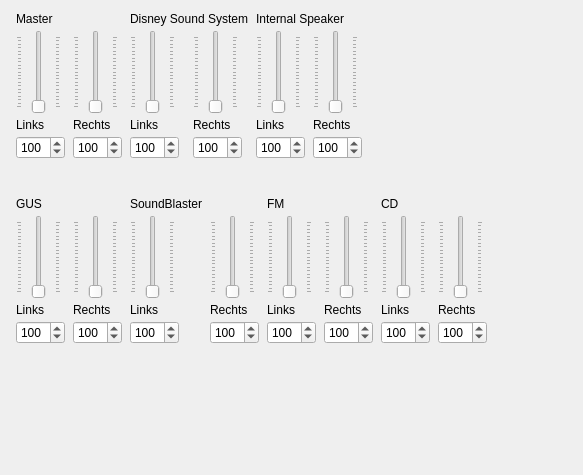
<?xml version="1.0" encoding="UTF-8"?>
<ui version="4.0">
  <class>ModernProfileEditorVolumeFrame</class>
  <widget class="QWidget" name="ModernProfileEditorVolumeFrame">
    <property name="geometry"><rect><x>0</x><y>0</y><width>583</width><height>475</height></rect></property>
    <property name="vclDesignWidth" stdset="0"><number>583</number></property>
    <property name="vclDesignHeight" stdset="0"><number>475</number></property>
    <layout class="QVBoxLayout" name="ModernProfileEditorVolumeFrame_Layout" stretch="0,0,0,1">
      <property name="leftMargin"><number>16</number></property>
      <property name="topMargin"><number>12</number></property>
      <property name="rightMargin"><number>4</number></property>
      <property name="bottomMargin"><number>8</number></property>
      <property name="spacing"><number>0</number></property>
      <item>
        <layout class="QGridLayout" name="ModernProfileEditorVolumeFrame_Section1" columnstretch="0,0,0,0,0,0,1">
          <property name="leftMargin"><number>0</number></property>
          <property name="topMargin"><number>0</number></property>
          <property name="rightMargin"><number>0</number></property>
          <property name="bottomMargin"><number>0</number></property>
          <property name="horizontalSpacing"><number>8</number></property>
          <property name="verticalSpacing"><number>4</number></property>
          <item row="0" column="0">
            <widget class="QLabel" name="SoundVolumeMasterLabel">
              <property name="text"><string>Master</string></property>
              <property name="textFormat"><enum>Qt::PlainText</enum></property>
              <property name="alignment"><set>Qt::AlignLeft|Qt::AlignTop</set></property>
            </widget>
          </item>
          <item row="0" column="2" colspan="2">
            <widget class="QLabel" name="SoundVolumeDisneyLabel">
              <property name="text"><string>Disney Sound System</string></property>
              <property name="textFormat"><enum>Qt::PlainText</enum></property>
              <property name="alignment"><set>Qt::AlignLeft|Qt::AlignTop</set></property>
            </widget>
          </item>
          <item row="0" column="4" colspan="3">
            <widget class="QLabel" name="SoundVolumeSpeakerLabel">
              <property name="text"><string>Internal Speaker</string></property>
              <property name="textFormat"><enum>Qt::PlainText</enum></property>
              <property name="alignment"><set>Qt::AlignLeft|Qt::AlignTop</set></property>
            </widget>
          </item>
          <item row="1" column="0" alignment="Qt::AlignLeft">
            <widget class="QSlider" name="SoundVolumeMasterLeftTrackBar">
              <property name="orientation"><enum>Qt::Vertical</enum></property>
              <property name="minimum"><number>0</number></property>
              <property name="maximum"><number>200</number></property>
              <property name="pageStep"><number>5</number></property>
              <property name="tickInterval"><number>10</number></property>
              <property name="tickPosition"><enum>QSlider::TicksBothSides</enum></property>
              <property name="minimumSize"><size><width>45</width><height>0</height></size></property>
            </widget>
          </item>
          <item row="1" column="1" alignment="Qt::AlignLeft">
            <widget class="QSlider" name="SoundVolumeMasterRightTrackBar">
              <property name="orientation"><enum>Qt::Vertical</enum></property>
              <property name="minimum"><number>0</number></property>
              <property name="maximum"><number>200</number></property>
              <property name="pageStep"><number>5</number></property>
              <property name="tickInterval"><number>10</number></property>
              <property name="tickPosition"><enum>QSlider::TicksBothSides</enum></property>
              <property name="minimumSize"><size><width>45</width><height>0</height></size></property>
            </widget>
          </item>
          <item row="1" column="2" alignment="Qt::AlignLeft">
            <widget class="QSlider" name="SoundVolumeDisneyLeftTrackBar">
              <property name="orientation"><enum>Qt::Vertical</enum></property>
              <property name="minimum"><number>0</number></property>
              <property name="maximum"><number>200</number></property>
              <property name="pageStep"><number>5</number></property>
              <property name="tickInterval"><number>10</number></property>
              <property name="tickPosition"><enum>QSlider::TicksBothSides</enum></property>
              <property name="minimumSize"><size><width>45</width><height>0</height></size></property>
            </widget>
          </item>
          <item row="1" column="3" alignment="Qt::AlignLeft">
            <widget class="QSlider" name="SoundVolumeDisneyRightTrackBar">
              <property name="orientation"><enum>Qt::Vertical</enum></property>
              <property name="minimum"><number>0</number></property>
              <property name="maximum"><number>200</number></property>
              <property name="pageStep"><number>5</number></property>
              <property name="tickInterval"><number>10</number></property>
              <property name="tickPosition"><enum>QSlider::TicksBothSides</enum></property>
              <property name="minimumSize"><size><width>45</width><height>0</height></size></property>
            </widget>
          </item>
          <item row="1" column="4" alignment="Qt::AlignLeft">
            <widget class="QSlider" name="SoundVolumeSpeakerLeftTrackBar">
              <property name="orientation"><enum>Qt::Vertical</enum></property>
              <property name="minimum"><number>0</number></property>
              <property name="maximum"><number>200</number></property>
              <property name="pageStep"><number>5</number></property>
              <property name="tickInterval"><number>10</number></property>
              <property name="tickPosition"><enum>QSlider::TicksBothSides</enum></property>
              <property name="minimumSize"><size><width>45</width><height>0</height></size></property>
            </widget>
          </item>
          <item row="1" column="5" alignment="Qt::AlignLeft">
            <widget class="QSlider" name="SoundVolumeSpeakerRightTrackBar">
              <property name="orientation"><enum>Qt::Vertical</enum></property>
              <property name="minimum"><number>0</number></property>
              <property name="maximum"><number>200</number></property>
              <property name="pageStep"><number>5</number></property>
              <property name="tickInterval"><number>10</number></property>
              <property name="tickPosition"><enum>QSlider::TicksBothSides</enum></property>
              <property name="minimumSize"><size><width>45</width><height>0</height></size></property>
            </widget>
          </item>
          <item row="2" column="0">
            <widget class="QLabel" name="SoundVolumeLeftLabel1">
              <property name="text"><string>Links</string></property>
              <property name="textFormat"><enum>Qt::PlainText</enum></property>
              <property name="alignment"><set>Qt::AlignLeft|Qt::AlignTop</set></property>
            </widget>
          </item>
          <item row="2" column="1">
            <widget class="QLabel" name="SoundVolumeRightLabel1">
              <property name="text"><string>Rechts</string></property>
              <property name="textFormat"><enum>Qt::PlainText</enum></property>
              <property name="alignment"><set>Qt::AlignLeft|Qt::AlignTop</set></property>
            </widget>
          </item>
          <item row="2" column="2">
            <widget class="QLabel" name="SoundVolumeLeftLabel2">
              <property name="text"><string>Links</string></property>
              <property name="textFormat"><enum>Qt::PlainText</enum></property>
              <property name="alignment"><set>Qt::AlignLeft|Qt::AlignTop</set></property>
            </widget>
          </item>
          <item row="2" column="3">
            <widget class="QLabel" name="SoundVolumeRightLabel2">
              <property name="text"><string>Rechts</string></property>
              <property name="textFormat"><enum>Qt::PlainText</enum></property>
              <property name="alignment"><set>Qt::AlignLeft|Qt::AlignTop</set></property>
            </widget>
          </item>
          <item row="2" column="4">
            <widget class="QLabel" name="SoundVolumeLeftLabel3">
              <property name="text"><string>Links</string></property>
              <property name="textFormat"><enum>Qt::PlainText</enum></property>
              <property name="alignment"><set>Qt::AlignLeft|Qt::AlignTop</set></property>
            </widget>
          </item>
          <item row="2" column="5" colspan="2">
            <widget class="QLabel" name="SoundVolumeRightLabel3">
              <property name="text"><string>Rechts</string></property>
              <property name="textFormat"><enum>Qt::PlainText</enum></property>
              <property name="alignment"><set>Qt::AlignLeft|Qt::AlignTop</set></property>
            </widget>
          </item>
          <item row="3" column="0" alignment="Qt::AlignLeft">
            <widget class="QSpinBox" name="SoundVolumeMasterLeftEdit">
              <property name="minimum"><number>0</number></property>
              <property name="maximum"><number>200</number></property>
              <property name="value"><number>100</number></property>
              <property name="minimumSize"><size><width>49</width><height>0</height></size></property>
            </widget>
          </item>
          <item row="3" column="1" alignment="Qt::AlignLeft">
            <widget class="QSpinBox" name="SoundVolumeMasterRightEdit">
              <property name="minimum"><number>0</number></property>
              <property name="maximum"><number>200</number></property>
              <property name="value"><number>100</number></property>
              <property name="minimumSize"><size><width>49</width><height>0</height></size></property>
            </widget>
          </item>
          <item row="3" column="2" alignment="Qt::AlignLeft">
            <widget class="QSpinBox" name="SoundVolumeDisneyLeftEdit">
              <property name="minimum"><number>0</number></property>
              <property name="maximum"><number>200</number></property>
              <property name="value"><number>100</number></property>
              <property name="minimumSize"><size><width>49</width><height>0</height></size></property>
            </widget>
          </item>
          <item row="3" column="3" alignment="Qt::AlignLeft">
            <widget class="QSpinBox" name="SoundVolumeDisneyRightEdit">
              <property name="minimum"><number>0</number></property>
              <property name="maximum"><number>200</number></property>
              <property name="value"><number>100</number></property>
              <property name="minimumSize"><size><width>49</width><height>0</height></size></property>
            </widget>
          </item>
          <item row="3" column="4" alignment="Qt::AlignLeft">
            <widget class="QSpinBox" name="SoundVolumeSpeakerLeftEdit">
              <property name="minimum"><number>0</number></property>
              <property name="maximum"><number>200</number></property>
              <property name="value"><number>100</number></property>
              <property name="minimumSize"><size><width>49</width><height>0</height></size></property>
            </widget>
          </item>
          <item row="3" column="5" alignment="Qt::AlignLeft">
            <widget class="QSpinBox" name="SoundVolumeSpeakerRightEdit">
              <property name="minimum"><number>0</number></property>
              <property name="maximum"><number>200</number></property>
              <property name="value"><number>100</number></property>
              <property name="minimumSize"><size><width>49</width><height>0</height></size></property>
            </widget>
          </item>
          <item row="0" column="6">
            <spacer name="ModernProfileEditorVolumeFrame_Section1_HFill">
              <property name="orientation"><enum>Qt::Horizontal</enum></property>
              <property name="sizeHint" stdset="0"><size><width>0</width><height>0</height></size></property>
            </spacer>
          </item>
        </layout>
      </item>
      <item>
        <spacer name="ModernProfileEditorVolumeFrame_Gap1">
          <property name="orientation"><enum>Qt::Vertical</enum></property>
          <property name="sizeType"><enum>QSizePolicy::Fixed</enum></property>
          <property name="sizeHint" stdset="0"><size><width>0</width><height>38</height></size></property>
        </spacer>
      </item>
      <item>
        <layout class="QGridLayout" name="ModernProfileEditorVolumeFrame_Section2" columnstretch="0,0,0,0,0,0,0,0,1">
          <property name="leftMargin"><number>0</number></property>
          <property name="topMargin"><number>0</number></property>
          <property name="rightMargin"><number>0</number></property>
          <property name="bottomMargin"><number>0</number></property>
          <property name="horizontalSpacing"><number>8</number></property>
          <property name="verticalSpacing"><number>4</number></property>
          <item row="0" column="0">
            <widget class="QLabel" name="SoundVolumeGUSLabel">
              <property name="text"><string>GUS</string></property>
              <property name="textFormat"><enum>Qt::PlainText</enum></property>
              <property name="alignment"><set>Qt::AlignLeft|Qt::AlignTop</set></property>
            </widget>
          </item>
          <item row="0" column="2">
            <widget class="QLabel" name="SoundVolumeSBLabel">
              <property name="text"><string>SoundBlaster</string></property>
              <property name="textFormat"><enum>Qt::PlainText</enum></property>
              <property name="alignment"><set>Qt::AlignLeft|Qt::AlignTop</set></property>
            </widget>
          </item>
          <item row="0" column="4">
            <widget class="QLabel" name="SoundVolumeFMLabel">
              <property name="text"><string>FM</string></property>
              <property name="textFormat"><enum>Qt::PlainText</enum></property>
              <property name="alignment"><set>Qt::AlignLeft|Qt::AlignTop</set></property>
            </widget>
          </item>
          <item row="0" column="6" colspan="3">
            <widget class="QLabel" name="SoundVolumeCDLabel">
              <property name="text"><string>CD</string></property>
              <property name="textFormat"><enum>Qt::PlainText</enum></property>
              <property name="alignment"><set>Qt::AlignLeft|Qt::AlignTop</set></property>
            </widget>
          </item>
          <item row="1" column="0" alignment="Qt::AlignLeft">
            <widget class="QSlider" name="SoundVolumeGUSLeftTrackBar">
              <property name="orientation"><enum>Qt::Vertical</enum></property>
              <property name="minimum"><number>0</number></property>
              <property name="maximum"><number>200</number></property>
              <property name="pageStep"><number>5</number></property>
              <property name="tickInterval"><number>10</number></property>
              <property name="tickPosition"><enum>QSlider::TicksBothSides</enum></property>
              <property name="minimumSize"><size><width>45</width><height>0</height></size></property>
            </widget>
          </item>
          <item row="1" column="1" alignment="Qt::AlignLeft">
            <widget class="QSlider" name="SoundVolumeGUSRightTrackBar">
              <property name="orientation"><enum>Qt::Vertical</enum></property>
              <property name="minimum"><number>0</number></property>
              <property name="maximum"><number>200</number></property>
              <property name="pageStep"><number>5</number></property>
              <property name="tickInterval"><number>10</number></property>
              <property name="tickPosition"><enum>QSlider::TicksBothSides</enum></property>
              <property name="minimumSize"><size><width>45</width><height>0</height></size></property>
            </widget>
          </item>
          <item row="1" column="2" alignment="Qt::AlignLeft">
            <widget class="QSlider" name="SoundVolumeSBLeftTrackBar">
              <property name="orientation"><enum>Qt::Vertical</enum></property>
              <property name="minimum"><number>0</number></property>
              <property name="maximum"><number>200</number></property>
              <property name="pageStep"><number>5</number></property>
              <property name="tickInterval"><number>10</number></property>
              <property name="tickPosition"><enum>QSlider::TicksBothSides</enum></property>
              <property name="minimumSize"><size><width>45</width><height>0</height></size></property>
            </widget>
          </item>
          <item row="1" column="3" alignment="Qt::AlignLeft">
            <widget class="QSlider" name="SoundVolumeSBRightTrackBar">
              <property name="orientation"><enum>Qt::Vertical</enum></property>
              <property name="minimum"><number>0</number></property>
              <property name="maximum"><number>200</number></property>
              <property name="pageStep"><number>5</number></property>
              <property name="tickInterval"><number>10</number></property>
              <property name="tickPosition"><enum>QSlider::TicksBothSides</enum></property>
              <property name="minimumSize"><size><width>45</width><height>0</height></size></property>
            </widget>
          </item>
          <item row="1" column="4" alignment="Qt::AlignLeft">
            <widget class="QSlider" name="SoundVolumeFMLeftTrackBar">
              <property name="orientation"><enum>Qt::Vertical</enum></property>
              <property name="minimum"><number>0</number></property>
              <property name="maximum"><number>200</number></property>
              <property name="pageStep"><number>5</number></property>
              <property name="tickInterval"><number>10</number></property>
              <property name="tickPosition"><enum>QSlider::TicksBothSides</enum></property>
              <property name="minimumSize"><size><width>45</width><height>0</height></size></property>
            </widget>
          </item>
          <item row="1" column="5" alignment="Qt::AlignLeft">
            <widget class="QSlider" name="SoundVolumeFMRightTrackBar">
              <property name="orientation"><enum>Qt::Vertical</enum></property>
              <property name="minimum"><number>0</number></property>
              <property name="maximum"><number>200</number></property>
              <property name="pageStep"><number>5</number></property>
              <property name="tickInterval"><number>10</number></property>
              <property name="tickPosition"><enum>QSlider::TicksBothSides</enum></property>
              <property name="minimumSize"><size><width>45</width><height>0</height></size></property>
            </widget>
          </item>
          <item row="1" column="6" alignment="Qt::AlignLeft">
            <widget class="QSlider" name="SoundVolumeCDLeftTrackBar">
              <property name="orientation"><enum>Qt::Vertical</enum></property>
              <property name="minimum"><number>0</number></property>
              <property name="maximum"><number>200</number></property>
              <property name="pageStep"><number>5</number></property>
              <property name="tickInterval"><number>10</number></property>
              <property name="tickPosition"><enum>QSlider::TicksBothSides</enum></property>
              <property name="minimumSize"><size><width>45</width><height>0</height></size></property>
            </widget>
          </item>
          <item row="1" column="7" alignment="Qt::AlignLeft">
            <widget class="QSlider" name="SoundVolumeCDRightTrackBar">
              <property name="orientation"><enum>Qt::Vertical</enum></property>
              <property name="minimum"><number>0</number></property>
              <property name="maximum"><number>200</number></property>
              <property name="pageStep"><number>5</number></property>
              <property name="tickInterval"><number>10</number></property>
              <property name="tickPosition"><enum>QSlider::TicksBothSides</enum></property>
              <property name="minimumSize"><size><width>45</width><height>0</height></size></property>
            </widget>
          </item>
          <item row="2" column="0">
            <widget class="QLabel" name="SoundVolumeLeftLabel4">
              <property name="text"><string>Links</string></property>
              <property name="textFormat"><enum>Qt::PlainText</enum></property>
              <property name="alignment"><set>Qt::AlignLeft|Qt::AlignTop</set></property>
            </widget>
          </item>
          <item row="2" column="1">
            <widget class="QLabel" name="SoundVolumeRightLabel4">
              <property name="text"><string>Rechts</string></property>
              <property name="textFormat"><enum>Qt::PlainText</enum></property>
              <property name="alignment"><set>Qt::AlignLeft|Qt::AlignTop</set></property>
            </widget>
          </item>
          <item row="2" column="2">
            <widget class="QLabel" name="SoundVolumeLeftLabel5">
              <property name="text"><string>Links</string></property>
              <property name="textFormat"><enum>Qt::PlainText</enum></property>
              <property name="alignment"><set>Qt::AlignLeft|Qt::AlignTop</set></property>
            </widget>
          </item>
          <item row="2" column="3">
            <widget class="QLabel" name="SoundVolumeRightLabel5">
              <property name="text"><string>Rechts</string></property>
              <property name="textFormat"><enum>Qt::PlainText</enum></property>
              <property name="alignment"><set>Qt::AlignLeft|Qt::AlignTop</set></property>
            </widget>
          </item>
          <item row="2" column="4">
            <widget class="QLabel" name="SoundVolumeLeftLabel6">
              <property name="text"><string>Links</string></property>
              <property name="textFormat"><enum>Qt::PlainText</enum></property>
              <property name="alignment"><set>Qt::AlignLeft|Qt::AlignTop</set></property>
            </widget>
          </item>
          <item row="2" column="5">
            <widget class="QLabel" name="SoundVolumeRightLabel6">
              <property name="text"><string>Rechts</string></property>
              <property name="textFormat"><enum>Qt::PlainText</enum></property>
              <property name="alignment"><set>Qt::AlignLeft|Qt::AlignTop</set></property>
            </widget>
          </item>
          <item row="2" column="6">
            <widget class="QLabel" name="SoundVolumeLeftLabel7">
              <property name="text"><string>Links</string></property>
              <property name="textFormat"><enum>Qt::PlainText</enum></property>
              <property name="alignment"><set>Qt::AlignLeft|Qt::AlignTop</set></property>
            </widget>
          </item>
          <item row="2" column="7" colspan="2">
            <widget class="QLabel" name="SoundVolumeRightLabel7">
              <property name="text"><string>Rechts</string></property>
              <property name="textFormat"><enum>Qt::PlainText</enum></property>
              <property name="alignment"><set>Qt::AlignLeft|Qt::AlignTop</set></property>
            </widget>
          </item>
          <item row="3" column="0" alignment="Qt::AlignLeft">
            <widget class="QSpinBox" name="SoundVolumeGUSLeftEdit">
              <property name="minimum"><number>0</number></property>
              <property name="maximum"><number>200</number></property>
              <property name="value"><number>100</number></property>
              <property name="minimumSize"><size><width>49</width><height>0</height></size></property>
            </widget>
          </item>
          <item row="3" column="1" alignment="Qt::AlignLeft">
            <widget class="QSpinBox" name="SoundVolumeGUSRightEdit">
              <property name="minimum"><number>0</number></property>
              <property name="maximum"><number>200</number></property>
              <property name="value"><number>100</number></property>
              <property name="minimumSize"><size><width>49</width><height>0</height></size></property>
            </widget>
          </item>
          <item row="3" column="2" alignment="Qt::AlignLeft">
            <widget class="QSpinBox" name="SoundVolumeSBLeftEdit">
              <property name="minimum"><number>0</number></property>
              <property name="maximum"><number>200</number></property>
              <property name="value"><number>100</number></property>
              <property name="minimumSize"><size><width>49</width><height>0</height></size></property>
            </widget>
          </item>
          <item row="3" column="3" alignment="Qt::AlignLeft">
            <widget class="QSpinBox" name="SoundVolumeSBRightEdit">
              <property name="minimum"><number>0</number></property>
              <property name="maximum"><number>200</number></property>
              <property name="value"><number>100</number></property>
              <property name="minimumSize"><size><width>49</width><height>0</height></size></property>
            </widget>
          </item>
          <item row="3" column="4" alignment="Qt::AlignLeft">
            <widget class="QSpinBox" name="SoundVolumeFMLeftEdit">
              <property name="minimum"><number>0</number></property>
              <property name="maximum"><number>200</number></property>
              <property name="value"><number>100</number></property>
              <property name="minimumSize"><size><width>49</width><height>0</height></size></property>
            </widget>
          </item>
          <item row="3" column="5" alignment="Qt::AlignLeft">
            <widget class="QSpinBox" name="SoundVolumeFMRightEdit">
              <property name="minimum"><number>0</number></property>
              <property name="maximum"><number>200</number></property>
              <property name="value"><number>100</number></property>
              <property name="minimumSize"><size><width>49</width><height>0</height></size></property>
            </widget>
          </item>
          <item row="3" column="6" alignment="Qt::AlignLeft">
            <widget class="QSpinBox" name="SoundVolumeCDLeftEdit">
              <property name="minimum"><number>0</number></property>
              <property name="maximum"><number>200</number></property>
              <property name="value"><number>100</number></property>
              <property name="minimumSize"><size><width>49</width><height>0</height></size></property>
            </widget>
          </item>
          <item row="3" column="7" alignment="Qt::AlignLeft">
            <widget class="QSpinBox" name="SoundVolumeCDRightEdit">
              <property name="minimum"><number>0</number></property>
              <property name="maximum"><number>200</number></property>
              <property name="value"><number>100</number></property>
              <property name="minimumSize"><size><width>49</width><height>0</height></size></property>
            </widget>
          </item>
          <item row="0" column="8">
            <spacer name="ModernProfileEditorVolumeFrame_Section2_HFill">
              <property name="orientation"><enum>Qt::Horizontal</enum></property>
              <property name="sizeHint" stdset="0"><size><width>0</width><height>0</height></size></property>
            </spacer>
          </item>
        </layout>
      </item>
      <item>
        <spacer name="ModernProfileEditorVolumeFrame_VFill">
          <property name="orientation"><enum>Qt::Vertical</enum></property>
          <property name="sizeHint" stdset="0"><size><width>0</width><height>0</height></size></property>
        </spacer>
      </item>
    </layout>
  </widget>
  <tabstops>
    <tabstop>SoundVolumeMasterLeftTrackBar</tabstop>
    <tabstop>SoundVolumeMasterLeftEdit</tabstop>
    <tabstop>SoundVolumeMasterRightTrackBar</tabstop>
    <tabstop>SoundVolumeMasterRightEdit</tabstop>
    <tabstop>SoundVolumeDisneyLeftTrackBar</tabstop>
    <tabstop>SoundVolumeDisneyLeftEdit</tabstop>
    <tabstop>SoundVolumeDisneyRightTrackBar</tabstop>
    <tabstop>SoundVolumeDisneyRightEdit</tabstop>
    <tabstop>SoundVolumeSpeakerLeftTrackBar</tabstop>
    <tabstop>SoundVolumeSpeakerLeftEdit</tabstop>
    <tabstop>SoundVolumeSpeakerRightTrackBar</tabstop>
    <tabstop>SoundVolumeSpeakerRightEdit</tabstop>
    <tabstop>SoundVolumeGUSLeftTrackBar</tabstop>
    <tabstop>SoundVolumeGUSLeftEdit</tabstop>
    <tabstop>SoundVolumeGUSRightTrackBar</tabstop>
    <tabstop>SoundVolumeGUSRightEdit</tabstop>
    <tabstop>SoundVolumeSBLeftTrackBar</tabstop>
    <tabstop>SoundVolumeSBLeftEdit</tabstop>
    <tabstop>SoundVolumeSBRightTrackBar</tabstop>
    <tabstop>SoundVolumeSBRightEdit</tabstop>
    <tabstop>SoundVolumeFMLeftTrackBar</tabstop>
    <tabstop>SoundVolumeFMLeftEdit</tabstop>
    <tabstop>SoundVolumeFMRightTrackBar</tabstop>
    <tabstop>SoundVolumeFMRightEdit</tabstop>
    <tabstop>SoundVolumeCDLeftEdit</tabstop>
    <tabstop>SoundVolumeCDRightEdit</tabstop>
    <tabstop>SoundVolumeCDLeftTrackBar</tabstop>
    <tabstop>SoundVolumeCDRightTrackBar</tabstop>
  </tabstops>
  <resources>
    <include location="../../resources/dfend.qrc" />
  </resources>
  <connections />
</ui>
